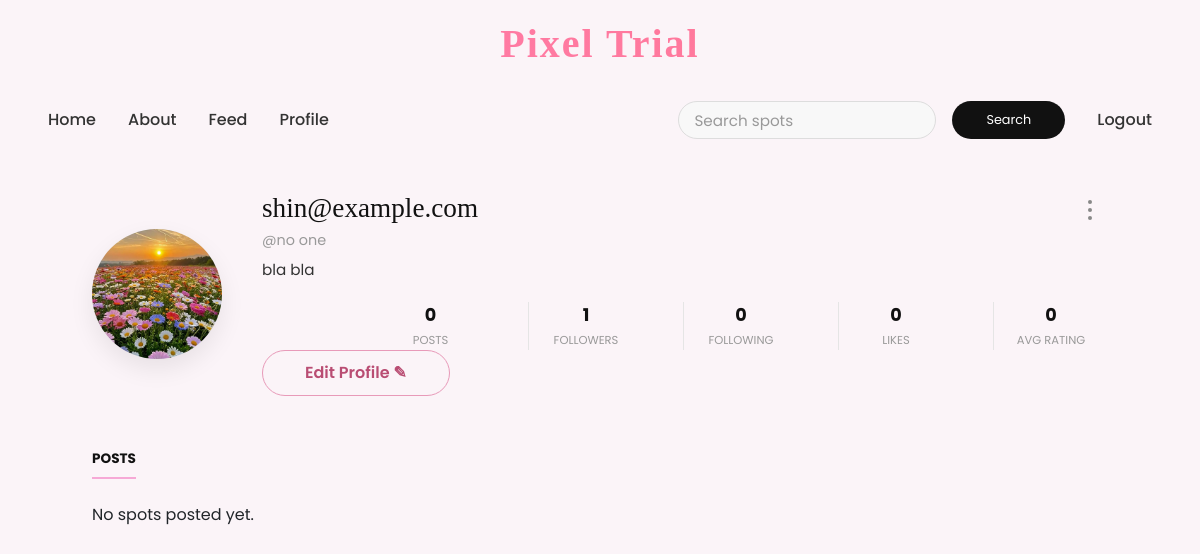
The page /profile (signed in) on the database as committed earlier.
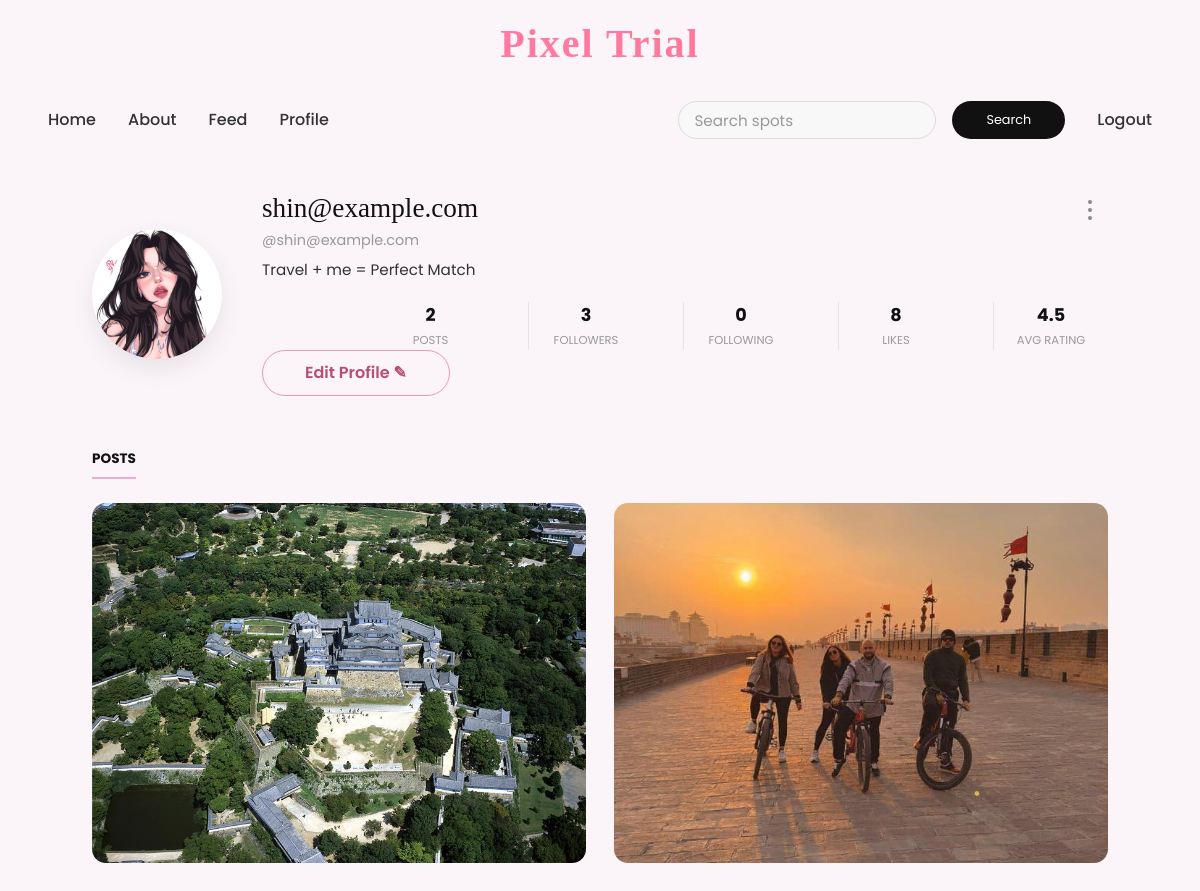
The same page on the database as committed later.
### tables this page shows
CREATE TABLE profiles (
    id            INTEGER PRIMARY KEY AUTOINCREMENT,
    user_id       INTEGER UNIQUE NOT NULL,
    bio           TEXT,
    profile_photo TEXT DEFAULT 'default.jpg',
    instagram     TEXT,
    FOREIGN KEY(user_id) REFERENCES users(id)
);

CREATE TABLE users (
    id          INTEGER PRIMARY KEY AUTOINCREMENT,
    username    TEXT UNIQUE NOT NULL,
    email       TEXT UNIQUE,
    password    TEXT NOT NULL,
    role        TEXT DEFAULT 'user'
);

CREATE TABLE spots (
    id          INTEGER PRIMARY KEY AUTOINCREMENT,
    user_id     INTEGER NOT NULL,
    name        TEXT NOT NULL,
    location    TEXT,
    description TEXT,
    cover_image TEXT,                          -- first/hero image filename
    created_at  TEXT DEFAULT CURRENT_TIMESTAMP,
    FOREIGN KEY(user_id) REFERENCES users(id)
);

### app.py (the view)
@app.route("/profile")
@app.route("/profile/<int:user_id>")
def profile(user_id=None):
    if "user_id" not in session:
        return redirect("/login")
    if user_id is None:
        user_id = session["user_id"]
    db = get_db()
    user = db.execute("""
        SELECT
            users.id,
            users.username,
            profiles.bio,
            profiles.profile_photo,
            profiles.instagram
        FROM users
        LEFT JOIN profiles ON users.id = profiles.user_id
        WHERE users.id = ?
    """, (user_id,)).fetchone()
    if not user:
        db.close()
        return "User not found", 404
    posts = db.execute("""
        SELECT *
        FROM spots
        WHERE user_id = ?
        ORDER BY created_at DESC
    """, (user_id,)).fetchall()
    followers = db.execute(
        "SELECT COUNT(*) FROM followers WHERE following_id = ?",
        (user_id,)
    ).fetchone()[0]
    following = db.execute(
        "SELECT COUNT(*) FROM followers WHERE follower_id = ?",
        (user_id,)
    ).fetchone()[0]
    likes = db.execute("""
        SELECT COUNT(*)
        FROM likes
        JOIN spots ON likes.spot_id = spots.id
        WHERE spots.user_id = ?
    """, (user_id,)).fetchone()[0]
    avg_rating = db.execute("""
        SELECT ROUND(AVG(rating), 1)
        FROM ratings
        JOIN spots ON ratings.spot_id = spots.id
        WHERE spots.user_id = ?
    """, (user_id,)).fetchone()[0]
    if avg_rating is None:
        avg_rating = 0
    is_following = False
    if session["user_id"] != user_id:
        is_following = db.execute(
            "SELECT 1 FROM followers WHERE follower_id = ? AND following_id = ?",
            (session["user_id"], user_id)
        ).fetchone() is not None
    db.close()
    return render_template(
        "profile.html",
        user=user,
        posts=posts,
        followers=followers,
        following=following,
        likes=likes,
        avg_rating=avg_rating,
        is_following=is_following
    )

### app.py (called while the page is built)
@app.context_processor
def inject_site_name():
    return {"siteName": "Pixel Trial"}

def get_db():
    conn = sqlite3.connect(DB_PATH)
    conn.row_factory = sqlite3.Row
    return conn

### templates/profile.html (shortened to what this page needs)
{% extends "base.html" %}
{% block content %}
<div class="pf-wrap">
<div class="pf-hero">
  {% if session.get('user_id') == user.id %}
    <a href="{{ url_for('settings') }}" class="pf-settings-btn" title="Settings">
      <span></span>
      <span></span>
      <span></span>
    </a>
  {% endif %}
    <div class="pf-avatar">
      {% if user.profile_photo and user.profile_photo != 'default.jpg' %}
        <img src="{{ url_for('static', filename='images/profiles/' ~ user.profile_photo) }}"
             alt="{{ user.username }}">
      {% else %}
        {{ user.username[0].upper() }}
      {% endif %}
    </div>
    <div class="pf-info">
      <h1 class="pf-username">{{ user.username }}</h1>
      {% if user.instagram %}
        <p class="pf-handle">@{{ user.instagram }}</p>
      {% else %}
        <p class="pf-handle">@{{ user.username }}</p>
      {% endif %}
      <p class="pf-bio">{{ user.bio or "No bio yet ✨" }}</p>
      <div class="pf-stats">
        <div class="pf-stat">
          <strong>{{ posts | length }}</strong>
          <span>Posts</span>
        </div>
        <div class="pf-stat">
          <strong>{{ followers }}</strong>
          <span>Followers</span>
        </div>
        <div class="pf-stat">
          <strong>{{ following }}</strong>
          <span>Following</span>
        </div>
        <div class="pf-stat">
          <strong>{{ likes }}</strong>
          <span>Likes</span>
        </div>
        <div class="pf-stat">
          <strong>{{ avg_rating }}</strong>
          <span>Avg rating</span>
        </div>
      </div>
      <div class="pf-actions">
        {% if session.get('user_id') == user.id %}
          <a href="{{ url_for('edit_profile') }}" class="pf-btn">Edit Profile ✎</a>
        {% endif %}
      </div>
    </div>
  </div>
  <p class="pf-section-label">Posts</p>
  {% if posts %}
    <div class="pf-grid">
      {% for post in posts %}
        <a href="{{ url_for('spot_detail', spot_id=post.id) }}" class="pf-cell">
          {% if post.cover_image %}
            <img src="{{ url_for('static', filename='images/spots/' ~ post.cover_image) }}"
                 alt="{{ post.name }}">
          {% else %}
            <div class="pf-cell-placeholder">{{ post.name }}</div>
          {% endif %}
        </a>
      {% endfor %}
    </div>
  {% else %}
    <p class="pf-empty">No spots posted yet.</p>
  {% endif %}
</div>
{% endblock %}

Rows that differ between the two databases and show on the page:
changed profiles: profile_photo: a different picture; bio "bla bla" → "Travel + me = Perfect Match"; instagram "no one" → (not shown)
shown differently, row unchanged: users "shin@example.com": username (not shown) → "shin@example.com"
added spots: cover_image (picture)
added spots: cover_image (picture)
Other text that changed with them:
{{ posts | length }}: "0" → "2"
{{ followers }}: "1" → "3"
{{ likes }}: "0" → "8"
{{ avg_rating }}: "0" → "4.5"
text no longer shown: "No spots posted yet."
